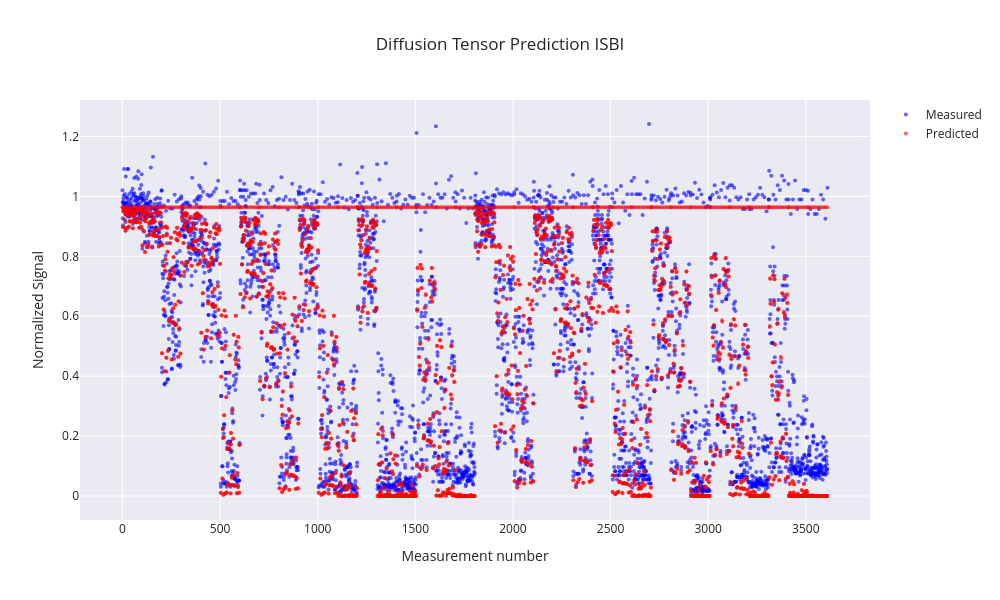

This figure's notebook cell:
### Markdown cell above
$\text{\Large{Diffusion Tensor}}$

### Code cell
def diffusion_tensor(x, bvals, grad_dirs):
    """
    Compute diffusion tensor model predictions
    
    Args:
        x: transformed parameters [S0, Dxx, Dxy, Dxz, Dyy, Dyz, Dzz]
        bvals: b-values
        grad_dirs: gradient directions (3 x n_measurements)
    """
    # Transform parameters to ensure physical constraints
    S0 = x[0]**2  # Ensure positive
    
    # Construct diffusion tensor
    D = np.array([[x[1], x[2], x[3]],
                  [x[2], x[4], x[5]],
                  [x[3], x[5], x[6]]])
    
    # Calculate predicted signals
    signals = np.zeros(len(bvals))
    for i in range(len(bvals)):
        g = grad_dirs[:,i]
        signals[i] = S0 * np.exp(-bvals[i] * g.T @ D @ g)
    
    return signals

def diffusion_tensor_SSD(x, voxel, bvals, grad_dirs):
    """Compute sum of squared differences"""
    S = diffusion_tensor(x, bvals, grad_dirs)
    return np.sum((voxel - S) ** 2)

def fit_diffusion_tensor_minimize(meas, bvals, grad_dirs):
    """
    Fit diffusion tensor model using minimize
    """
    # Initial parameter guess
    x0 = np.array([
        1.0,     # sqrt(S0) (normalized data)
        2e-3,    # Dxx
        0,       # Dxy
        0,       # Dxz
        2e-3,    # Dyy
        0,       # Dyz
        2e-3     # Dzz
    ])
    
    result = minimize(
        diffusion_tensor_SSD,
        x0,
        args=(meas, bvals, grad_dirs),
        method='Nelder-Mead',
    )
    
    return result

def diffusion_tensor_predict(x, bvals, grad_dirs):
    """Generate predictions from diffusion tensor model"""
    S0 = x[0]**2  # Ensure positive
    
    D = np.array([[x[1], x[2], x[3]],
                  [x[2], x[4], x[5]],
                  [x[3], x[5], x[6]]])
    
    signals = np.zeros(len(bvals))
    for i in range(len(bvals)):
        g = grad_dirs[:,i]
        signals[i] = S0 * np.exp(-bvals[i] * g.T @ D @ g)
    
    return signals

diffusion_tensor_result = fit_diffusion_tensor_minimize(meas, bvals, grad_dirs)
S_predicted = diffusion_tensor_predict(diffusion_tensor_result.x, bvals, grad_dirs)
best_params = diffusion_tensor_result.x

model_name = "Diffusion Tensor"
print(f"Fitted parameters for: {model_name}:")
print(f"S0: {best_params[0]:.4e}")
print(f"D0: {best_params[1]:.4e}")
print(f"D1: {best_params[2]:.4e}")
print(f"D2: {best_params[3]:.4e}")
print(f"D3 ...: {best_params[4]:.4e}")
print(f"\nRESNORM: {diffusion_tensor_result.fun:.4e}")

plot_model_fit(meas, S_predicted, "Diffusion Tensor Prediction ISBI",yaxis_title="Normalized Signal")

### Figure 1 — Plotly figure (JSON) as saved in the notebook; plotly's stock layout.template omitted (floating-point values rounded to 4 significant figures; data arrays with more than 128 entries replaced by an {"elided": "..."} marker saying what was removed)
{"data": [{"marker": {"color": "blue", "opacity": 0.6, "size": 4}, "mode": "markers", "name": "Measured", "type": "scatter", "x": {"elided": "3612 int values"}, "y": {"elided": "3612 float values"}}, {"marker": {"color": "red", "opacity": 0.6, "size": 4}, "mode": "markers", "name": "Predicted", "type": "scatter", "x": {"elided": "3612 int values"}, "y": {"elided": "3612 float values"}}], "layout": {"height": 600, "showlegend": true, "title": {"text": "Diffusion Tensor Prediction ISBI"}, "width": 1000, "xaxis": {"title": {"text": "Measurement number"}}, "yaxis": {"gridwidth": 1, "showgrid": true, "title": {"text": "Normalized Signal"}}}}
